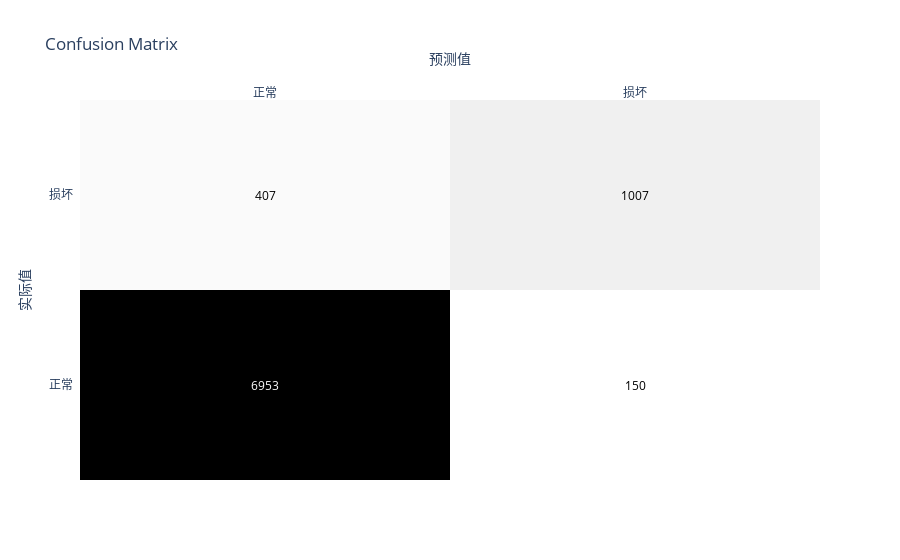

The code cell stored with this chart in its notebook:
### Code cell
from src.model_evaluator import ModelEvaluator


res_eva = ModelEvaluator.evaluate(y_test, y_pred)
matrix = confusion_matrix(y_test, y_pred)

ModelEvaluator.draw_confusion_matrix(c_matrix=matrix, classes = ['正常', '损坏'])

### Figure 1 — Plotly figure (JSON) as saved in the notebook; plotly's stock layout.template omitted (floating-point values rounded to 4 significant figures)
{"data": [{"colorscale": [[0, "rgb(255,255,255)"], [0.125, "rgb(240,240,240)"], [0.25, "rgb(217,217,217)"], [0.375, "rgb(189,189,189)"], [0.5, "rgb(150,150,150)"], [0.625, "rgb(115,115,115)"], [0.75, "rgb(82,82,82)"], [0.875, "rgb(37,37,37)"], [1, "rgb(0,0,0)"]], "reversescale": false, "showscale": false, "type": "heatmap", "x": ["正常", "损坏"], "y": ["正常", "损坏"], "z": [[6953, 150], [407, 1007]]}], "layout": {"annotations": [{"font": {"color": "#FFFFFF"}, "showarrow": false, "text": "6953", "x": "正常", "xref": "x", "y": "正常", "yref": "y"}, {"font": {"color": "#000000"}, "showarrow": false, "text": "150", "x": "损坏", "xref": "x", "y": "正常", "yref": "y"}, {"font": {"color": "#000000"}, "showarrow": false, "text": "407", "x": "正常", "xref": "x", "y": "损坏", "yref": "y"}, {"font": {"color": "#000000"}, "showarrow": false, "text": "1007", "x": "损坏", "xref": "x", "y": "损坏", "yref": "y"}], "title": {"text": "Confusion Matrix"}, "xaxis": {"dtick": 1, "gridcolor": "rgb(0, 0, 0)", "side": "top", "ticks": "", "title": {"text": "预测值"}}, "yaxis": {"dtick": 1, "ticks": "", "ticksuffix": "  ", "title": {"text": "实际值"}}}}
